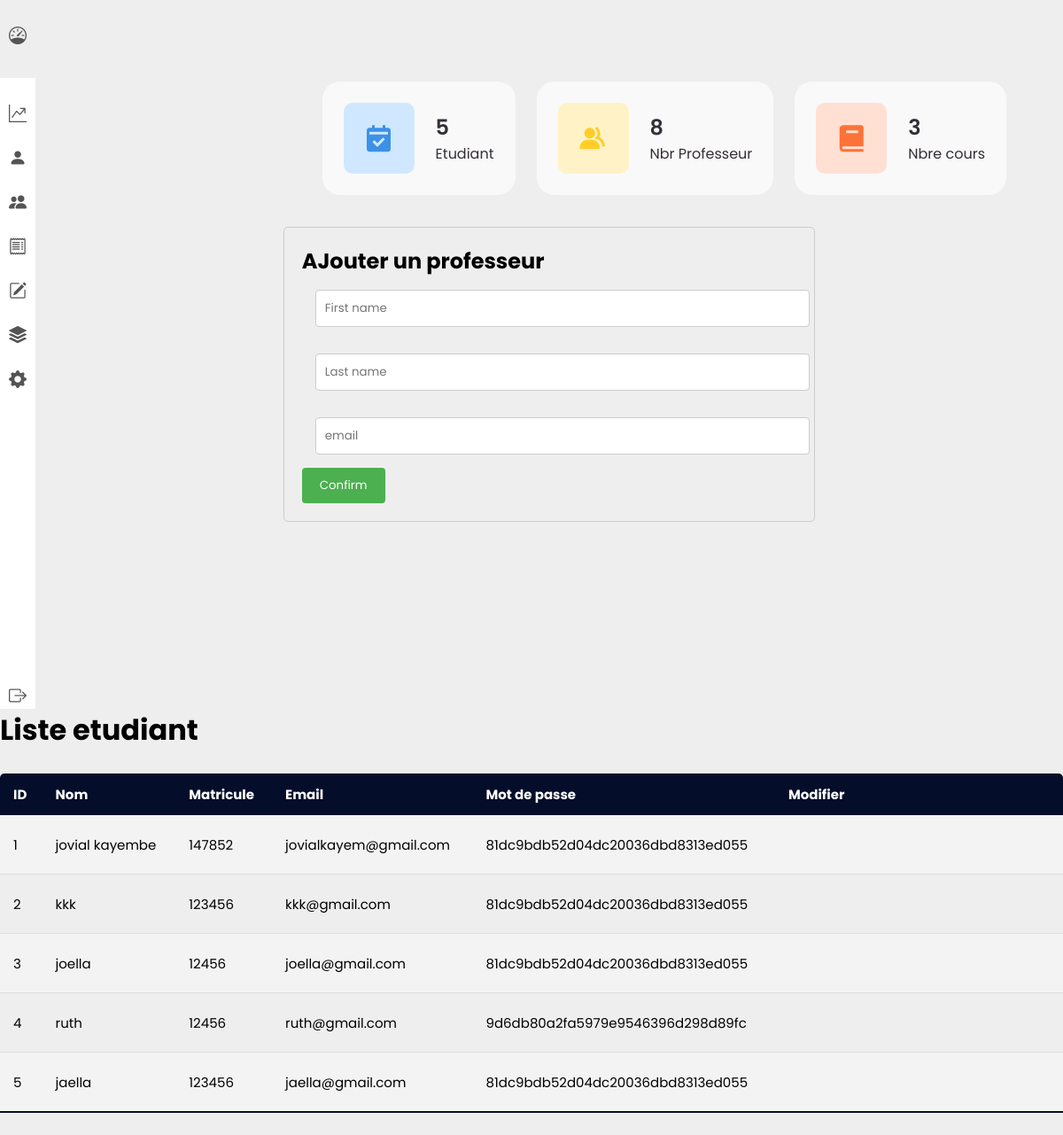
Screenshot of /Dashboard.php with the database file from the repository.
### tables this page shows
CREATE TABLE IF NOT EXISTS `etudiant` (
  `idEtudiant` int NOT NULL AUTO_INCREMENT,
  `nom` varchar(45) DEFAULT NULL,
  `matricule` varchar(45) DEFAULT NULL,
  `email` varchar(45) DEFAULT NULL,
  `password` varchar(45) DEFAULT NULL,
  `cpassword` varchar(45) DEFAULT NULL,
  PRIMARY KEY (`idEtudiant`)
);

CREATE TABLE IF NOT EXISTS `professeur` (
  `idprofesseur` int NOT NULL AUTO_INCREMENT,
  `nom` varchar(45) DEFAULT NULL,
  `prenom` varchar(45) DEFAULT NULL,
  `email` varchar(45) DEFAULT NULL,
  `cours` varchar(45) DEFAULT NULL,
  PRIMARY KEY (`idprofesseur`)
);

CREATE TABLE IF NOT EXISTS `cours` (
  `idcours` int NOT NULL AUTO_INCREMENT,
  `nom` varchar(45) DEFAULT NULL,
  `taillefichier` varchar(45) DEFAULT NULL,
  `typeficier` varchar(45) DEFAULT NULL,
  `professeur_idprofesseur` int DEFAULT NULL,
  `Quiz_id` int DEFAULT NULL,
  PRIMARY KEY (`idcours`),
  KEY `fk_cours_professeur1_idx` (`professeur_idprofesseur`),
  KEY `fk_cours_Quiz1_idx` (`Quiz_id`)
);

### contentEtudiant.php (called while the page is built, shortened)
<?php
include 'config.php';
$requete = "SELECT idEtudiant  FROM etudiant";
$resultat = mysqli_query($conn, $requete);
while ($row = mysqli_fetch_assoc($resultat)) {
    $id_etudiant = $row['idEtudiant'];
    $somme =+ $id_etudiant;
}
?>

### contentProf.php (called while the page is built, shortened)
<?php
include 'config.php';
$requete = "SELECT idprofesseur  FROM professeur";
$resultat = mysqli_query($conn, $requete);
while ($row = mysqli_fetch_assoc($resultat)) {
    $idprofesseur = $row['idprofesseur'];
    $som =+ $idprofesseur;
}
?>

### contentCour.php (called while the page is built, shortened)
<?php
include 'config.php';
$requete = "SELECT 	idcours  FROM cours";
$resultat = mysqli_query($conn, $requete);
while ($row = mysqli_fetch_assoc($resultat)) {
    $idcours = $row['idcours'];
    $somCour =+ $idcours;
}

### Dashboard.php (the view, shortened to what this page needs)
<?php
include('config.php');
include 'contentEtudiant.php';
include 'contentProf.php';
include 'contentCour.php';
?>
<!DOCTYPE html>
<html lang="en">
<head>
    <link rel="stylesheet" href="style1/styles.css">
    <link rel="stylesheet" href="./css/huta-icons/huta-icons.css">
    <link rel="stylesheet" href="css/styl.css">
    <link rel="stylesheet" href="css/all.min.css">
    <link href='https://unpkg.com/boxicons@2.0.9/css/boxicons.min.css' rel='stylesheet'>
</head>
<body>
    <div class="container">
        <nav>
            <ul>
                <li><a href="#" class="logo">
                        <i class="bi bi-speedometer"></i>
                        <span class="nav-iten">Admin</span>
                    </a></li>
                <li><a href="#">
                        <i class="bi bi-graph-up"></i>
                    </a></li>
                <li><a href="Prof.php">
                        <i class="bi bi-person-fill"></i>
                    </a></li>
                <li><a href="Etudiant.php">
                        <i class="bi bi-people-fill"></i>
                    </a></li>
                <li><a href="Cour.php">
                        <i class="bi bi-receipt"></i>
                    </a></li>
                <li><a href="#">
                        <i class="bi bi-pencil-square"></i>
                    </a></li>
                <li><a href="#">
                        <i class="bi bi-stack"></i>
                    </a></li>
                <li><a href="#">
                        <i class="bi bi-gear-fill"></i>
                    </a></li>
                <li><a href="index.php" class="logout">
                        <i class="bi bi-box-arrow-right"></i>
                    </a></li>
            </ul>
        </nav>
        <section class="main">
            <section id="content">
                <main>
                    <ul class="box-info">
                        <li>
                            <i class='bx bxs-calendar-check'></i>
                            <span class="text">
                                <h3><?php echo $somme; ?></h3>
                                <p>Etudiant</p>
                            </span>
                        </li>
                        <li>
                            <i class='bx bxs-group'></i>
                            <span class="text">
                                <h3><?php echo $som; ?> </h3>
                                <p>Nbr Professeur</p>
                            </span>
                        </li>
                        <li>
                            <i class='bx bxs-book'></i>
                            <span class="text">
                                <h3><?php echo $somCour; ?></h3>
                                <p>Nbre cours</p>
                            </span>
                        </li>
                    </ul>
                </main>
            </section>
            <div class="row">
            <div class="containers">
<h1>AJouter un professeur</h1>
<form action="enregistreProf.php " method="POST" class="col-md-6">
    <div class="row">
        <div class="col-md-4">
            <input type="text" name="nom" class="form-control" placeholder="First name">
        </div>
        <div class="col-md-4">
            <input type="text" name="prenom" class="form-control" placeholder="Last name">
        </div>
    </div>
    <div class="input-group mb-2 mr-sm-2">
        <input type="text" name="email" class="form-control" id="inlineFormInputGroupUsername2" placeholder="email">
    </div>
    <button type="submit" class="btns btn-primary mb-2 mt -4">Confirm</button>
</form>
</div>
            </div>
    </div>
            <div>
                <h1>Liste etudiant</h1>
                <table class="table table-hover ">
                    <thead class="table-dark">
                        <tr>
                            <th>ID</th>
                            <th>Nom</th>
                            <th>Matricule</th>
                            <th>Email</th>
                            <th>Mot de passe</th>
                            <th>Modifier</th>
                        </tr>
                    </thead>
                    <tbody>
                        <?php
                        $sql = "SELECT * FROM `etudiant`";
                        $result = mysqli_query($conn, $sql);
                        while ($row = mysqli_fetch_assoc($result)) {
                        ?>
                            <tr>
                                <td><?php echo $row["idEtudiant"] ?></td>
                                <td><?php echo $row["nom"] ?></td>
                                <td><?php echo $row["matricule"] ?></td>
                                <td><?php echo $row["email"] ?></td>
                                <td><?php echo $row["password"] ?></td>
                                <td>
                                    <a href="edit.php?id=<?php echo $row["idEtudiant"] ?>" class="link-dark"><i class="fa-solid fa-pen-to-square fs-5 me-3"></i></a>
                                    <a href="delete.php?id=<?php echo $row["idEtudiant"] ?>" class="link-dark"><i class="fa-solid fa-trash fs-5"></i></a>
                                </td>
                            </tr>
                        <?php
                        }
                        ?>
                    </tbody>
                </table>
            </div>
</body>
</html>

### style1/styles.css (style rules this page uses)
* { margin: 0; padding: 0; outline: none; border: none; text-decoration: none; box-sizing: border-box; font-family: "Poppins", sans-serif; }
body { background: rgba(226, 226, 226); }
nav { position: sticky; top: 0; bottom: 0; height: 100vh; left: 0; width: 41px; background: #fff; overflow: hidden; transition: 1s; }
.logo { padding-bottom: 3rem; }
.logo span { font-weight: bold; padding-left: 15px; font-size: 18px; margin-top: 10px; text-transform: uppercase; }
.logo i { width: 45px; height: 45px; border-radius: 50%; }
a { position: relative; width: 280px; font-size: 14px; color: rgb(85, 83, 83); display: table; padding: 10px; }
nav .bi { position: relative; width: 50px; height: 10px; top: 15px; font-size: 20px; text-align: center; }
.logout { position: absolute; bottom: 5px; }
.container { display: flex; }
.main { position: relative; padding: 20px; width: 100%; }
.table { border-collapse: collapse; margin: 25px 0; font-size: 15px; min-width: 100%; overflow: hidden; border-radius: 5px 5px 0 0; }
table thead tr { color: #fff; background: #040e2a; text-align: left; font-weight: bold; }
.table th, .table td { padding: 12px 15px; }
.table tbody tr { border-bottom: 1px solid #ddd; }
.table tbody tr:nth-of-type(odd) { background: #f3f3f3; }
.table tbody tr:last-of-type { border-bottom: 2px solid #040e2a; }

### css/styl.css (style rules this page uses)
* { margin: 0; padding: 0; box-sizing: border-box; }
a { text-decoration: none; }
li { list-style: none; }
:root { --poppins: 'Poppins', sans-serif; --lato: 'Lato', sans-serif; --light: #F9F9F9; --blue: #3C91E6; --light-blue: #CFE8FF; --grey: #eee; --dark-grey: #AAAAAA; --dark: #342E37; --red: #DB504A; --yellow: #FFCE26; --light-yellow: #FFF2C6; --orange: #FD7238; --light-orange: #FFE0D3; }
html { overflow-x: hidden; }
body { background: var(--grey); overflow-x: hidden; }
#content { position: relative; width: calc(100% - 280px); left: 280px; transition: .3s ease; }
#content main { width: 100%; padding: 36px 24px; font-family: var(--poppins); max-height: calc(100vh - 56px); overflow-y: auto; }
#content main .box-info { display: flex; grid-template-columns: repeat(auto-fit, minmax(240px, 1fr)); grid-gap: 24px; margin-top: 36px; }
#content main .box-info li { padding: 24px; background: var(--light); border-radius: 20px; display: flex; align-items: center; grid-gap: 24px; }
#content main .box-info li .bx { width: 80px; height: 80px; border-radius: 10px; font-size: 36px; display: flex; justify-content: center; align-items: center; }
#content main .box-info li:nth-child(1) .bx { background: var(--light-blue); color: var(--blue); }
#content main .box-info li:nth-child(2) .bx { background: var(--light-yellow); color: var(--yellow); }
#content main .box-info li:nth-child(3) .bx { background: var(--light-orange); color: var(--orange); }
#content main .box-info li .text h3 { font-size: 24px; font-weight: 600; color: var(--dark); }
#content main .box-info li .text p { color: var(--dark); }

### Dashboard.php (style rules this page uses)
.containers { max-width: 600px; margin: 0 auto; padding: 20px; border: 1px solid #ccc; border-radius: 5px; }
.form-control { width: 100%; margin: 15px; padding: 10px; border: 1px solid #ccc; border-radius: 4px; }
.btns { padding: 10px 20px; background-color: #4CAF50; color: white; border: none; border-radius: 4px; cursor: pointer; }

### rows the page displays
etudiant: idEtudiant "5", nom "jaella", matricule "123456", email "jaella@gmail.com", password "81dc9bdb52d04dc20036dbd8313ed055"
professeur: idprofesseur "8"
cours: idcours "3"
etudiant: idEtudiant "1", nom "jovial kayembe", matricule "147852", email "jovialkayem@gmail.com", password "81dc9bdb52d04dc20036dbd8313ed055"
etudiant: idEtudiant "2", nom "kkk", matricule "123456", email "kkk@gmail.com", password "81dc9bdb52d04dc20036dbd8313ed055"
etudiant: idEtudiant "3", nom "joella", matricule "12456", email "joella@gmail.com", password "81dc9bdb52d04dc20036dbd8313ed055"
etudiant: idEtudiant "4", nom "ruth", matricule "12456", email "ruth@gmail.com", password "9d6db80a2fa5979e9546396d298d89fc"
